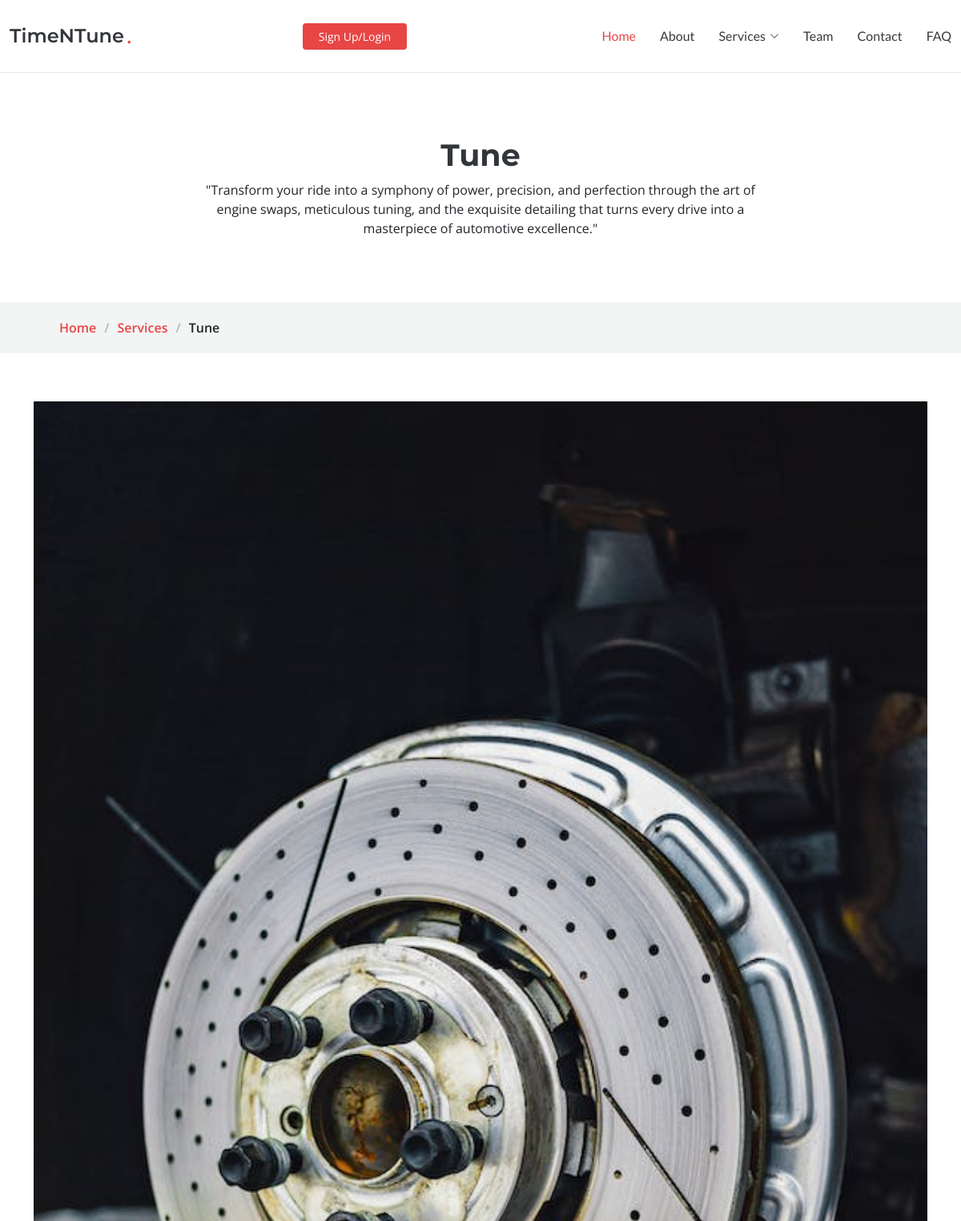
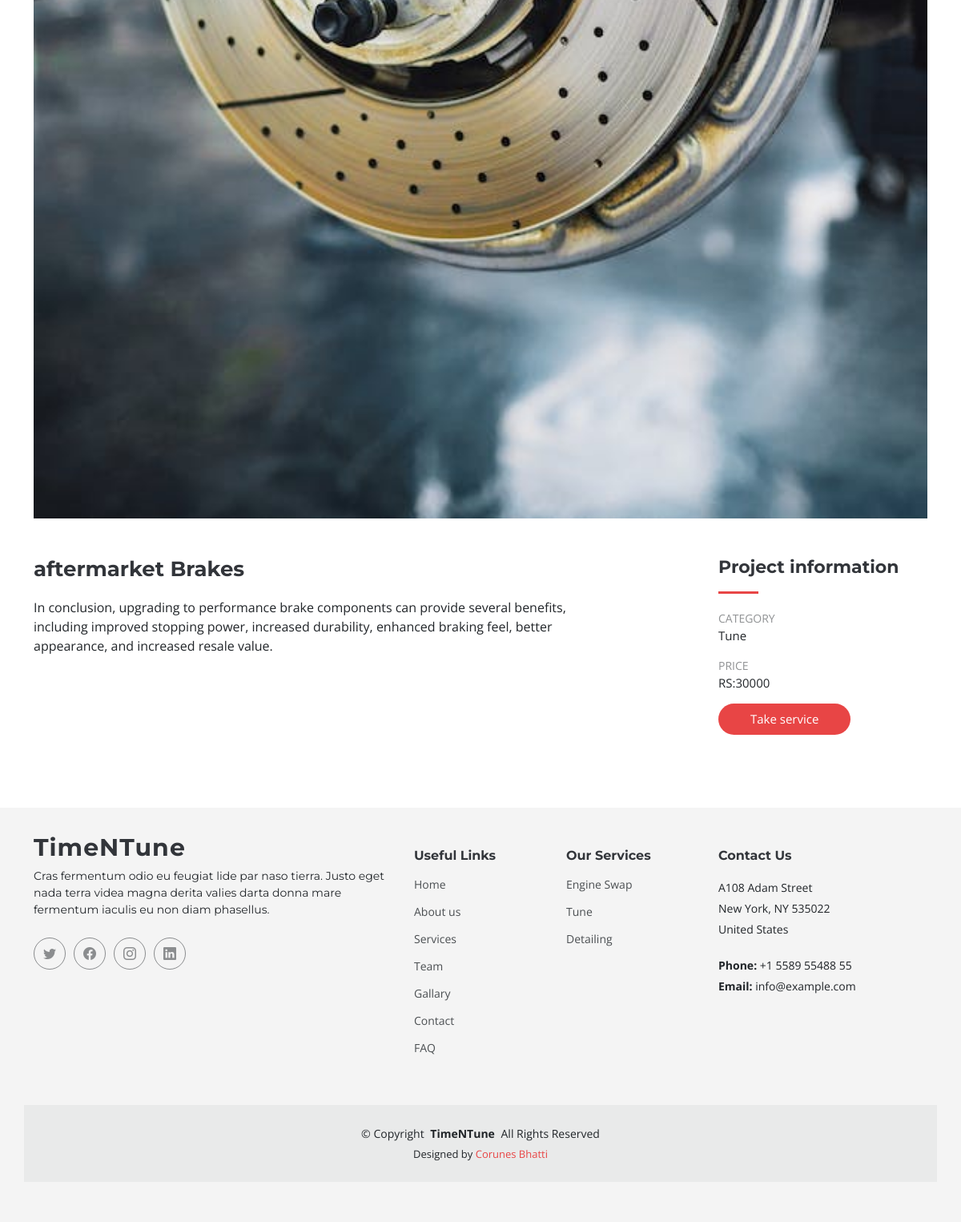
Page /userpanel/services-detail/tune-details.php?id=26 on the committed database (2 pictures, top to bottom).
### tables this page shows
CREATE TABLE `services` (
  `id` int(11) NOT NULL,
  `service_name` varchar(225) NOT NULL,
  `price` int(11) NOT NULL,
  `img` varchar(10000) NOT NULL,
  `category` varchar(225) NOT NULL,
  `description` mediumtext NOT NULL
);

CREATE TABLE `service_categories` (
  `id` int(11) NOT NULL,
  `service_name` varchar(50) NOT NULL
);

### userpanel/services-detail/tune-details.php (the view)
<?php
include "links/header.php";
?>
<main id="main">
  <div data-aos="fade" class="page-title">
    <div class="heading">
      <div class="container">
        <div class="row d-flex justify-content-center text-center">
          <div class="col-lg-8">
            <h1>Tune</h1>
            <p class="mb-0">"Transform your ride into a symphony of power, precision, and perfection through the art of engine swaps, meticulous tuning, and the exquisite detailing that turns every drive into a masterpiece of automotive excellence."</p>
          </div>
        </div>
      </div>
    </div>
    <nav class="breadcrumbs">
      <div class="container">
        <ol>
          <li><a href="index.php">Home</a></li>
          <li><a href="index.php#services">Services</a></li>
          <li class="current">Tune</li>
        </ol>
      </div>
    </nav>
  </div>
  <section id="portfolio-details" class="portfolio-details">
    <?php
    include("../../dashboard/auth/config.php");
    if (isset($_GET['id'])) {
      $id = $_GET['id'];
      $query = "SELECT * FROM services WHERE id = '$id'";
      $result = mysqli_query($con, $query);
      if (mysqli_num_rows($result) > 0) {
        while ($row = mysqli_fetch_assoc($result)) {
    ?>
          <div class="container" data-aos="fade-up">
            <div class="portfolio-details-slider swiper">
              <div class="swiper-wrapper align-items-center">
                <div class="swiper-slide">
                  <img src="../../dashboard/<?php echo $row['img'] ?>" alt="img">
                </div>
              </div>
            </div>
            <div class="row justify-content-between gy-4 mt-4">
              <div class="col-lg-8" data-aos="fade-up">
                <div class="portfolio-description">
                  <h2><?php echo $row['service_name'] ?></h2>
                  <p>
                    <?php echo $row['description'] ?>
                  </p>
                </div>
              </div>
              <div class="col-lg-3" data-aos="fade-up" data-aos-delay="100">
                <div class="portfolio-info">
                  <h3>Project information</h3>
                  <ul>
                    <li><strong>Category</strong><?php echo $row['category'] ?></li>
                    <li><strong>Price</strong>RS:<?php echo $row['price'] ?></li>
                    <li>
                      <?php
                      echo '<a href="../check-out/check-out.php?id=' . $row['id'] . '" class="btn-visit align-self-start">Take service</a>'
                      ?>
                    </li>
                  </ul>
                </div>
              </div>
            </div>
          </div>
    <?php
        }
      }
    }
    ?>
  </section>
</main>
<?php
include "links/footer.php";
?>

### userpanel/services-detail/links/footer.php (shortened to what this page needs)
<footer id="footer" class="footer">
  <div class="container footer-top">
    <div class="row gy-4">
      <div class="col-lg-5 col-md-12 footer-about">
        <a href="../index.php" class="logo d-flex align-items-center">
          <span>TimeNTune</span>
        </a>
        <p>Cras fermentum odio eu feugiat lide par naso tierra. Justo eget nada terra videa magna derita valies darta
          donna mare fermentum iaculis eu non diam phasellus.</p>
        <div class="social-links d-flex mt-4">
          <a href="https://twitter.com/"><i class="bi bi-twitter"></i></a>
          <a href="https://www.facebook.com/"><i class="bi bi-facebook"></i></a>
          <a href="https://www.instagram.com/corunes_bhatti_/"><i class="bi bi-instagram"></i></a>
          <a href="https://www.linkedin.com/in/corunes-bhatti-0a817b275/"><i class="bi bi-linkedin"></i></a>
        </div>
      </div>
      <div class="col-lg-2 col-6 footer-links">
        <h4>Useful Links</h4>
        <ul>
          <li><a href="../index.php">Home</a></li>
          <li><a href="../index.php#about">About us</a></li>
          <li><a href="../index.php#services">Services</a></li>
          <li><a href="../index.php#team">Team</a></li>
          <li><a href="../index.php#portfolio">Gallary</a></li>
          <li><a href="../index.php#contact">Contact</a></li>
          <li><a href="../index.php#faq">FAQ</a></li>
        </ul>
      </div>
      <div class="col-lg-2 col-6 footer-links">
        <h4>Our Services</h4>
        <ul>
          <?php
           include("../../dashboard/auth/config.php");
           $query = "SELECT * FROM service_categories WHERE id = 1";
           $result = mysqli_query($con, $query);
           if ($result) {
             while ($row = mysqli_fetch_assoc($result)) {
               echo   '<li><a href="../engine-swapp.php?engineswapp=' . $row['service_name'] . '">Engine Swap</a></li>';
             }
           }
           ?>
          <?php
           $query = "SELECT * FROM service_categories WHERE id = 2";
           $result = mysqli_query($con, $query);
           if ($result) {
             while ($row = mysqli_fetch_assoc($result)) {
               echo   '<li><a href="../tune.php?tune=' . $row['service_name'] . '">Tune</a></li>';
             }
           }
           ?>
          <?php
           $query = "SELECT * FROM service_categories WHERE id = 3";
           $result = mysqli_query($con, $query);
           if ($result) {
             while ($row = mysqli_fetch_assoc($result)) {
               echo   '<li><a href="../detailing.php?detailing=' . $row['service_name'] . '">Detailing</a></li>';
             }
           }
           ?>
        </ul>
      </div>
      <div class="col-lg-3 col-md-12 footer-contact text-center text-md-start">
        <h4>Contact Us</h4>
        <p>A108 Adam Street</p>
        <p>New York, NY 535022</p>
        <p>United States</p>
        <p class="mt-4"><strong>Phone:</strong> <span>+1 5589 55488 55</span></p>
        <p><strong>Email:</strong> <span>info@example.com</span></p>
      </div>
    </div>
  </div>
  <div class="container copyright text-center mt-4">
    <p>&copy; <span>Copyright</span> <strong class="px-1">TimeNTune</strong> <span>All Rights Reserved</span></p>
    <div class="credits">
      Designed by <a href="https://www.linkedin.com/in/corunes-bhatti-0a817b275/">Corunes Bhatti</a>
    </div>
  </div>
</footer>
</body>
</html>

### rows in the picture
services: img (picture), service_name "aftermarket Brakes", description "In conclusion, upgrading to performance brake components can provide several benefits, including improved stopping power, increased durability, enhanced braking feel, better appearance, and increased resale value.", category "Tune", price "30000"
